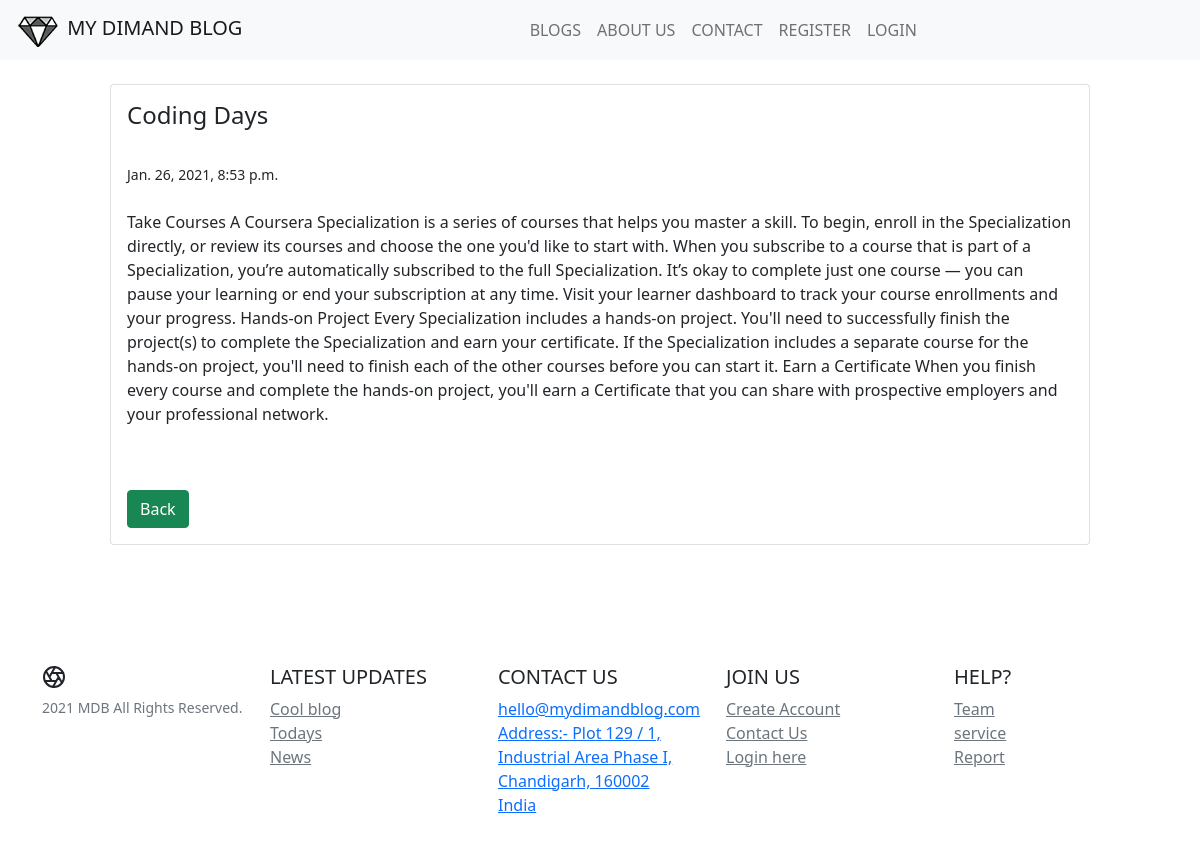
Page /blog/blog_details/12 on the committed database.
### blog/models.py (models this page shows, shortened)
class Blog(models.Model):
    title = models.CharField(max_length = 120)
    author = models.ForeignKey(Author,on_delete=models.CASCADE)
    desc = models.TextField()
    date = models.DateTimeField(default=datetime.now(), blank=True)

### blog/views.py (the view)
# urls.py: path('blog_details/<int:id>',views.blog_details,name='blog_details'),
def blog_details(request,id):
    blog = Blog.objects.get(id=id)
    context = {'blog':blog}
    return render(request,'blog/blog_details.html',context)

### templates/blog/blog_details.html (shortened to what this page needs)
{% extends 'base.html' %}
{% block body %}
<div class="container-fluid">
    <div class="col-10 mx-auto mt-4">
        <div class="card">
            <div class="card-body">
                <h4 class="card-title">{{blog.title}}</h4>
                <br>
                <small>{{blog.date}}</small>
                <br>
                <br>
                <p class="card-text"> {{blog.desc}}</p>
                <br>
                <br>
                <a type="submit" href="{% url 'blog' %}" class="btn btn-success"> Back</a>
            </div>
    </div>
</div>
<br>
<br>
<br>
{% endblock %}

### rows in the picture
Blog: title "Coding Days", date "Jan. 26, 2021, 8:53 p.m.", desc "Take Courses A Coursera Specialization is a series of courses that helps you master a skill. To begin, enroll in the Specialization directly, or review its courses and choose the one you'd like to start with. When you subscribe to a course that is part of a Specialization, you’re automatically subscribed to the full Specialization. It’s okay to complete just one course — you can pause your learning or end your subscription at any time. Visit your learner dashboard to track your course enrollments and your progress. Hands-on Project Every Specialization includes a hands-on project. You'll need to successfully finish the project(s) to complete the Specialization and earn your certificate. If…"
